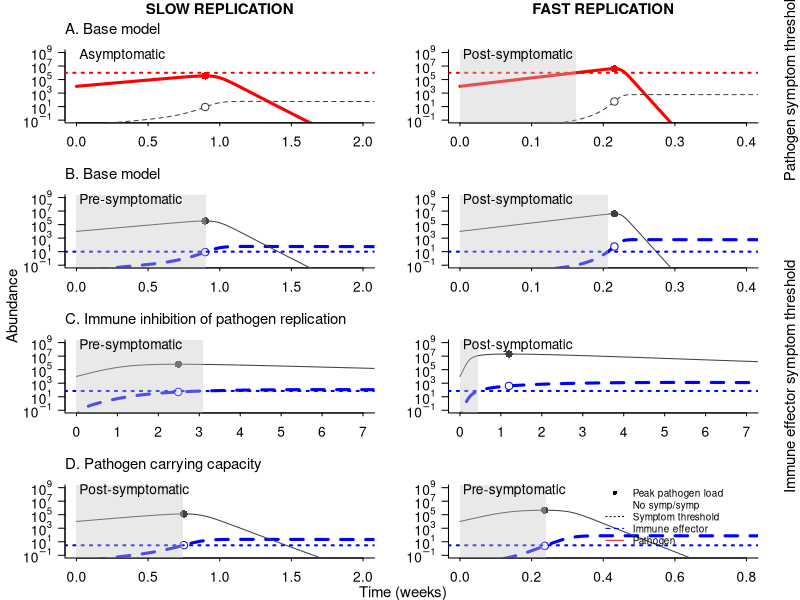
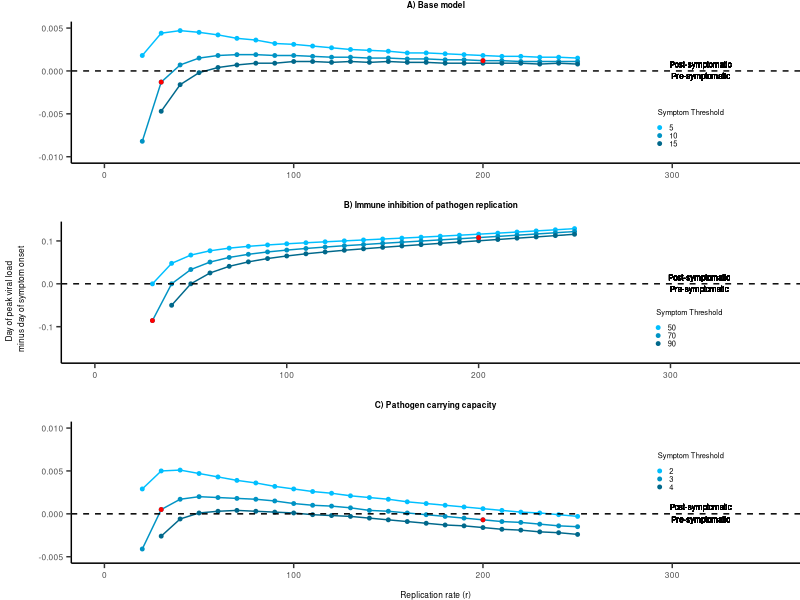
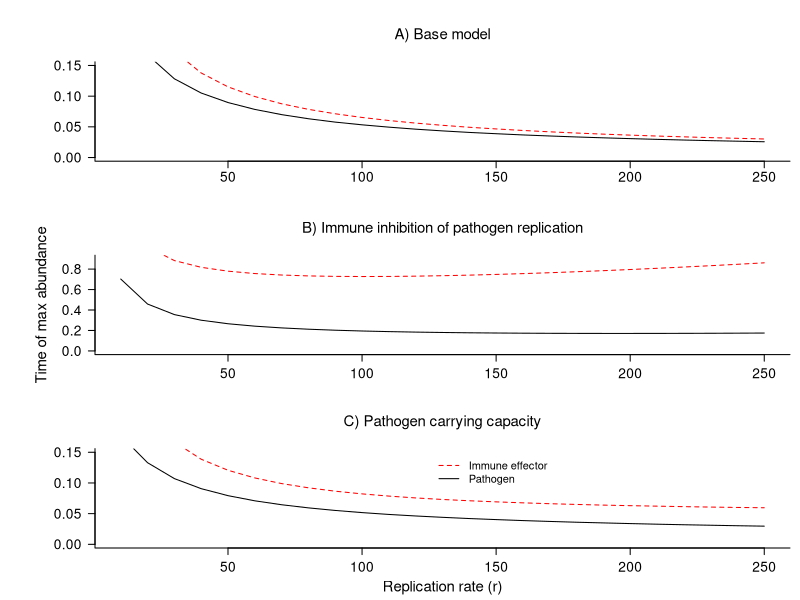
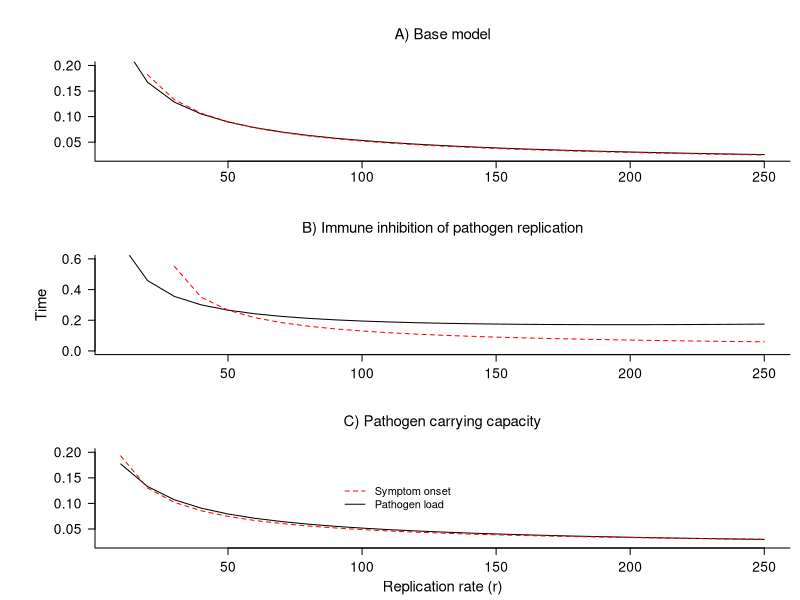

Reproduce these figures in R, in order.
## ---- chunk 1
knitr::opts_chunk$set(echo = TRUE, message = FALSE, warning = FALSE)
## ---- chunk 2
require(deSolve)
require(ggplot2)
require(gridExtra)
require(grid)
## ---- chunk 3
within.host.model <- function(t, x, params) {
  P <- x[1]
  X <- x[2]

  with(
    as.list(params),
    {
      dP <- r*P - k*X*P
      dX <- a - d*X + y*k*X*P
    
      res <- c(dP, dX)
      list(res)
    }
  ) 
}

within.host.model.cap <- function(t, x, params) {
  P <- x[1]
  X <- x[2]

  with(
    as.list(params),
    {
      dP <- r*P*(1 - P/(5*10^5)) - k*X*P
      dX <- a - d*X + y*k*X*P
    
      res <- c(dP, dX)
      list(res)
    }
  ) 
}

sat.imm.model <- function(t, x, params) {
  P <- x[1]
  X <- x[2]
  
  with(
    as.list(params),
    {
      dP <- r*P/(1+b*X) - dp*P
      dX <- alpha - d*X + gx*P*(Xmax - X)/(P+hp)
      
      res <- c(dP, dX)
      list(res)
    }
  ) 
}
## ---- chunk 4
desolve_function <- function(tstep, r, k, model, id) {
  time <- seq(0,2, by=tstep)

  params <- c(y = 1e-4, k = k, r = r, a = 1, d = 0.5)
  
  df <- data.frame(lsoda(c(P=id, X=0), time, model, 
                       params))
  
  if(any(df$P <= 0)){
    clearance <- min(which(df$P <= 0))
    df[clearance:length(time),] <- NA
  }
  
  df <- data.frame(time=time, 
                  pathogen=df$P, 
                  immune=df$X, 
                  r=r)
  
  return(df)
}

desolve_function.satimm <- function(tstep, r, model, id) {
  time <- seq(0,2, by=tstep)

  params <- c(alpha=1, d=1, b=1e-1, dp=5, gx=1e-12, hp=1e6*10, 
              Xmax=(10)*5e14, r=r)
  
  df <- data.frame(lsoda(c(P=id, X=0), time, model, 
                       params))
  
  if(any(df$P <= 0)){
    clearance <- min(which(df$P <= 0))
    df[clearance:length(time),] <- NA
  }
  
  df <- data.frame(time=time, 
                  pathogen=df$P, 
                  immune=df$X, 
                  r=r)
  
  return(df)
}
## ---- chunk 5
peak.pathogenloadtime <- function(df) {
  peak.pl <- max(df$pathogen, na.rm=TRUE)
  return(df[which(df$pathogen==peak.pl),]$time)
}

symptom.onset <- function(df, s.compartment, thresh) {
  symptomatic <- df[which(df[s.compartment] >= thresh),]$time
  if(length(symptomatic) > 0) {
    return(min(symptomatic))
  } else {
    return(NA)
  }
}

delay.calculation <- function(df, symp.thresh) {
  return(peak.pathogenloadtime(df) - symptom.onset(df, 'immune', symp.thresh))
}
## ---- chunk 6
plot.model.simulations <- function(symp.thresh, data, 
                                    cex, label,
                                    xlimlow, xlimhigh, s.compartment) {
  
  col <- ifelse(s.compartment=='pathogen', 'red', 'blue')
  
  time <- data$time
  path.load <- data$pathogen
  immune <- data$immune
  peak.load.time <- peak.pathogenloadtime(data)
  
  if (s.compartment == 'pathogen') {
    plot(time, path.load, col=col, xlab="", ylab="", xlim=c(xlimlow, xlimhigh), log='y',
         ylim=10^c(-1, 9), cex.lab=cex, cex.axis=cex, mgp=c(0, 1, 0), 
         yaxt='n', tck=-0.04, type="l", lwd=3, bty='l')
    lines(time, immune, col=gray(0.25), type="l", lty=2)
    points(peak.load.time, path.load[which(time==peak.load.time,)],
         cex=1.5, pch=16, col=col)
    points(peak.load.time, immune[which(time==peak.load.time,)],
         col=gray(0.25), cex=1.5, pch = 21, bg = "white")
    axis(2, cex.axis=cex, at=10^(seq(-1, 9, by=2)), 
     labels=c(expression(10^-1), 
              expression(10^1),
              expression(10^3),
              expression(10^5),
              expression(10^7),
              expression(10^9)), las=2, mgp=c(0, 1, 0))
  } else {
    plot(time, immune, col=col, xlab="", ylab="", xlim=c(xlimlow, xlimhigh), log='y',
         ylim=10^c(-1, 9), cex.lab=cex, cex.axis=cex, mgp=c(0, 1, 0), 
         yaxt='n', lty = 2, tck = -0.04, type="l", lwd=3, bty='l')
    lines(time, path.load, col=gray(0.25), type="l")
    points(peak.load.time, immune[which(time==peak.load.time,)],
         cex=1.5, pch = 21, col = col, bg = "white")
    points(peak.load.time, path.load[which(time==peak.load.time,)],
         col=gray(0.25), pch=16, cex=1.5)
    axis(2, cex.axis=cex, at=10^(seq(-1, 9, by=2)), 
     labels=c(expression(10^-1), 
              expression(10^1),
              expression(10^3),
              expression(10^5),
              expression(10^7),
              expression(10^9)), las=2, mgp=c(0, 1, 0))
  }
  
  abline(h=symp.thresh, lty=3, col=col, lwd=2)
  
  polygon(x=c(0,
              0,
              symptom.onset(data, 
                            s.compartment,
                            symp.thresh), 
              symptom.onset(data, 
                            s.compartment,
                            symp.thresh)), 
          y=10^c(-5, 10, 10, -5), 
          col=rgb(200, 200, 200, alpha=100,
                  maxColorValue=255),
          border = NA)
  
  text(0.01 * (xlimhigh - xlimlow) + xlimlow, 10^(.95 * (9)) + 10^-1, 
       labels=label, cex=cex, adj=0)
}

data.lowreplication.nocap <- desolve_function(tstep=10^-4, 
                            k=3.5, 
                            r=30,
                            model=within.host.model, 
                            id=10^4)
data.highreplication.nocap <- desolve_function(tstep=10^-4, 
                             k=3.5, 
                             r=200,
                             model=within.host.model, id=10^4) 

data.lowreplication.satimm <- desolve_function.satimm(tstep=10^-4,
                                                            r=30,
                                                            model=sat.imm.model,
                                                            id=10^4)

data.highreplication.satimm <- desolve_function.satimm(tstep=10^-4,
                                                            r=200,
                                                            model=sat.imm.model,
                                                            id=10^4)

data.lowreplication.cap <- desolve_function(tstep=10^-4, 
                            k=7, r=30,
                            model=within.host.model.cap, id=10^4)
data.highreplication.cap <- desolve_function(tstep=10^-4, 
                             k=7, r=200,
                             model=within.host.model.cap, id=10^4) 

# Adjust time display to sensible numbers
data.lowreplication.nocap$time <- data.lowreplication.nocap$time * 7
data.highreplication.nocap$time <- data.highreplication.nocap$time * 7
data.lowreplication.satimm$time <- data.lowreplication.satimm$time * 7
data.highreplication.satimm$time <- data.highreplication.satimm$time * 7
data.lowreplication.cap$time <- data.lowreplication.cap$time * 7
data.highreplication.cap$time <- data.highreplication.cap$time * 7

path.symp.thresh <- 10^6
immune.sympthresh <- 10
immune.pathcap.sympthresh <- 3
satimm.sympthresh <- 70

cex <- 1.25
cex_labels <- 0.9

{
  par(mfrow=c(4, 2), oma=c(0, 2.5, 1.5, 0), mai=c(0.42, 0.32, 0.3, 0.42))
    
  plot.model.simulations(symp.thresh = path.symp.thresh,
                         data = data.lowreplication.nocap, 
                         cex = cex, 
                         label = "Asymptomatic", 
                         xlimlow = 0, xlimhigh = 2, 
                         s.compartment = 'pathogen')
  
  mtext(text="SLOW REPLICATION", font=2, side=3, line=2.5, cex=cex_labels)
  
  mtext(text="A. Base model", side=3, line=1, 
        cex=cex_labels, adj=0)
  
  plot.model.simulations(symp.thresh = path.symp.thresh, 
                         data = data.highreplication.nocap, 
                         cex = cex, 
                         label = "Post-symptomatic", 
                         xlimlow = 0, xlimhigh = 0.4, 
                         s.compartment = 'pathogen')
  
  mtext('Pathogen symptom threshold', side=4, line=2, cex=0.9)
  
  mtext(text="FAST REPLICATION", font=2, side=3, line=2.5, cex=cex_labels)
  
  plot.model.simulations(symp.thresh = immune.sympthresh, 
                         data = data.lowreplication.nocap, 
                         cex = cex, 
                         label = "Pre-symptomatic", 
                         xlimlow = 0, xlimhigh = 2, 
                         s.compartment = 'immune')
  
  mtext("Abundance", side=2, line=1, outer=TRUE, adj = 0.5075, cex=0.9)
  
  mtext(text="B. Base model", 
        side=3, line=1, cex=cex_labels, adj=0)
  
  plot.model.simulations(symp.thresh = immune.sympthresh, 
                         data = data.highreplication.nocap, 
                         cex = cex, 
                         label = "Post-symptomatic", 
                         xlimlow = 0, xlimhigh = 0.4, 
                         s.compartment = 'immune')
  
  plot.model.simulations(symp.thresh = satimm.sympthresh,
                         data = data.lowreplication.satimm, 
                         cex = cex, 
                         label = "Pre-symptomatic", 
                         xlimlow = 0, xlimhigh = 7, 
                         s.compartment = 'immune')
  
  mtext(text="C. Immune inhibition of pathogen replication", 
        side=3, line=1, cex=cex_labels, adj=0)
  
  plot.model.simulations(symp.thresh = satimm.sympthresh, 
                         data = data.highreplication.satimm, 
                         cex = cex, 
                         label = "Post-symptomatic", 
                         xlimlow = 0, xlimhigh = 7, 
                         s.compartment = 'immune')
  
  mtext('Immune effector symptom threshold', side=4, line=2, cex=0.9)
  
  plot.model.simulations(symp.thresh = immune.pathcap.sympthresh, 
                         data = data.lowreplication.cap, 
                         cex = cex, 
                         label = "Post-symptomatic",
                         xlimlow = 0, xlimhigh = 2, 
                         s.compartment = 'immune')
  
  mtext(text="D. Pathogen carrying capacity", 
        side=3, line=1, cex=cex_labels, adj=0)
  
  plot.model.simulations(symp.thresh = immune.pathcap.sympthresh, 
                         data = data.highreplication.cap, 
                         cex = cex, 
                         label = "Pre-symptomatic", 
                         xlimlow = 0, xlimhigh = 0.8, 
                         s.compartment = 'immune')
  
  legend(0.4, 10^10, legend=c('Peak pathogen load', 
                             'No symp/symp',
                             'Symptom threshold',
                             'Immune effector', 
                             'Pathogen'
                           ), 
         lty=c(NA, NA, 3, 2, 1), pch=c(16, NA, NA, NA, NA), bty="n",
         xpd=TRUE, cex=0.9, col=c('black', NA, 'black', 'blue', 'red'))
  
  mtext("Time (weeks)", side=1, line=-1, outer=TRUE, adj=0.48, cex=0.9)
}
## ---- chunk 7
get.delays.df <- function(data, param.vals, symp.thresh) {
  
  delays.df <- do.call(rbind, lapply(param.vals, function(x) 
    data.frame(r=x,
               delay.symponset.peakload=
                 delay.calculation(data[data$r==x,], symp.thresh),
               symp.thresh=symp.thresh))) 
  
  return(delays.df)
}

get.peak.imm <- function(data) {
  
  peak <- peak.pathogenloadtime(data)
  
  imm.at.peak <- data[data$time==peak,]$immune
  
  return(imm.at.peak)
  
}

get.peak.imm.df <- function(data, param.vals) {
  
  peaks <- do.call(rbind, lapply(param.vals, function(x) 
    data.frame(r=x,
               imm.at.peak=get.peak.imm(data[data$r==x,])))) 
  
  return(peaks)
  
}

r_vals <- seq(10, 250, by=10)

varyingr.nocap <- data.frame(k=3.5, r=r_vals, dose=10^4)

varyingr.nocap <- do.call(rbind, mapply(desolve_function, 
                                  tstep=10^-4, 
                                  r=varyingr.nocap$r,
                                  k=varyingr.nocap$k,
                                  id=varyingr.nocap$dose,                                  
                                  MoreArgs=list(model=within.host.model),
                                  SIMPLIFY = FALSE))

varyingr.satimm <- data.frame(r=r_vals, dose=10^4)
varyingr.satimm <- do.call(rbind, mapply(desolve_function.satimm, 
                                  tstep=10^-4, 
                                  r=varyingr.satimm$r, 
                                  id=varyingr.satimm$dose,                                  
                                  MoreArgs=list(model=sat.imm.model),
                                  SIMPLIFY = FALSE))

varyingr.cap <- data.frame(k= 7, r=r_vals, dose=10^4)

varyingr.cap <- do.call(rbind, mapply(desolve_function, 
                                  tstep=10^-4, 
                                  r=varyingr.cap$r,
                                  k=varyingr.cap$k,
                                  id=varyingr.cap$dose,                                  
                                  MoreArgs=list(model=within.host.model.cap),
                                  SIMPLIFY = FALSE))

delays.byr.lowsympthresh.nocap <- get.delays.df(data=varyingr.nocap, 
                                          param.vals=r_vals,
                                          symp.thresh=5)

delays.byr.medsympthresh.nocap <- get.delays.df(data=varyingr.nocap, 
                                          param.vals=r_vals,
                                          symp.thresh=10)

delays.byr.highsympthresh.nocap <- get.delays.df(data=varyingr.nocap, 
                                          param.vals=r_vals,
                                          symp.thresh=15)

delays.byr.lowsympthresh.satimm <- get.delays.df(data=varyingr.satimm, 
                                          param.vals=r_vals,
                                          symp.thresh=50)

delays.byr.medsympthresh.satimm <- get.delays.df(data=varyingr.satimm, 
                                          param.vals=r_vals,
                                          symp.thresh=70)

delays.byr.highsympthresh.satimm <- get.delays.df(data=varyingr.satimm, 
                                          param.vals=r_vals,
                                          symp.thresh=90)

delays.byr.lowsympthresh.cap <- get.delays.df(data=varyingr.cap, 
                                          param.vals=r_vals,
                                          symp.thresh=2)

delays.byr.medsympthresh.cap <- get.delays.df(data=varyingr.cap, 
                                          param.vals=r_vals,
                                          symp.thresh=3)

delays.byr.highsympthresh.cap <- get.delays.df(data=varyingr.cap, 
                                          param.vals=r_vals,
                                          symp.thresh=4)

immpeak.byr.base <- get.peak.imm.df(data=varyingr.nocap, 
                                                  r_vals)

plot.varyingr <- function(delaysbyr1, delaysbyr2, delaysbyr3, 
                          highlighted_points, size, ylow, yhigh,
                          xlow, xhigh, legendposx, legendposy) {
  
  return(ggplot(delaysbyr1, aes(x=r, y=delay.symponset.peakload, 
                         color = as.character(symp.thresh))) + theme_classic() +
    theme(
          plot.title = element_text(hjust = 0.5, vjust = 3, size=size,
                                    face="bold"), 
          plot.margin = unit(c(0.05, 0, 0, -0.05),"in"),
          axis.title.y = element_text(margin = margin(r=4), size=size),
          axis.title.x = element_text(margin = margin(t=8), size=size),
          axis.text.x = element_text(size=size, margin = margin(t=2)),
          axis.text.y = element_text(size=size, margin = margin(r=2)),
          axis.ticks.length=unit(0.05, "in"),
          legend.key.size = unit(0.001, "in"),
          legend.text = element_text(size=size * .9),
          legend.title = element_text(size=size * .9),
          legend.position = c(legendposx, legendposy)) +
      ylim(ylow, yhigh) + 
    xlim(xlow, xhigh) +
  geom_point(size=1) + 
    geom_line() + geom_point(data=delaysbyr2, size=1) + 
    geom_line(data=delaysbyr2) + geom_point(data=delaysbyr3, size=1) +
    geom_line(data=delaysbyr3) +
  geom_hline(yintercept=0, linetype="dashed", color="black") +
    geom_point(data=highlighted_points, aes(x=r, y=delay.symponset.peakload), color="red", size=1)) 
}

cols <- colorRampPalette(c("deepskyblue", "deepskyblue4"))(3)

{plot.varyingr.nocap <- plot.varyingr(delays.byr.lowsympthresh.nocap, 
              delays.byr.medsympthresh.nocap, 
              delays.byr.highsympthresh.nocap, 
              highlighted_points=delays.byr.medsympthresh.nocap
              [delays.byr.medsympthresh.nocap$r==30 | 
                  delays.byr.medsympthresh.nocap$r==200,],
              size=6, 
              ylow=-.01, 
              yhigh=.005, 
              xlow=0, 
              xhigh=350,
              legendposx=0.85,
              legendposy=0.25) + 
  ggtitle("A) Base model") + 
  xlab("") +
  ylab("") +
  geom_text(aes(x=315, y=-0.0006, label = "Pre-symptomatic"),
                color="black", size=2) +
  geom_text(aes(x=315, y=0.00075, label = "Post-symptomatic"),
                color="black", size=2) +
  scale_color_manual(name="Symptom Threshold", values = c("5"= cols[1], 
                                                          "10"= cols[2], 
                                                          "15"= cols[3]),
                     limits=c("5", "10", "15"))
  
plot.varyingr.satimm <- plot.varyingr(delays.byr.lowsympthresh.satimm, 
              delays.byr.medsympthresh.satimm, 
              delays.byr.highsympthresh.satimm, 
              highlighted_points=delays.byr.medsympthresh.satimm
              [delays.byr.medsympthresh.satimm$r==30 | 
                  delays.byr.medsympthresh.satimm$r==200,],
              size=6,
              ylow=-.17, 
              yhigh=0.13, 
              xlow=0, 
              xhigh=350,
              legendposx=0.85,
              legendposy=0.25) + 
  ggtitle("B) Immune inhibition of pathogen replication") + 
  xlab("") +
  ylab("") +
  geom_text(aes(x=315, y=-0.012, label = "Pre-symptomatic"),
                color="black", size=2) +
  geom_text(aes(x=315, y=0.015, label = "Post-symptomatic"),
                color="black", size=2) +
  scale_color_manual(name="Symptom Threshold", values = c("50"= cols[1], 
                                                          "70"= cols[2], 
                                                          "90"= cols[3]),
                     limits=c("50", "70", "90"))  

plot.varyingr.cap <- plot.varyingr(delays.byr.lowsympthresh.cap,
              delays.byr.medsympthresh.cap, 
              delays.byr.highsympthresh.cap, 
              highlighted_points=delays.byr.medsympthresh.cap
              [delays.byr.medsympthresh.cap$r==30 | 
                  delays.byr.medsympthresh.cap$r==200,],
              size=6, 
              ylow=-.005, 
              yhigh=.01, 
              xlow=0, 
              xhigh=350,
              legendposx=0.85,
              legendposy=0.65) + 
  ggtitle("C) Pathogen carrying capacity") +
  xlab("Replication rate (r)") +
  ylab("") +
  geom_text(aes(x=315, y=-0.00065, label = "Pre-symptomatic"),
                color="black", size=2) +
  geom_text(aes(x=315, y=0.0008, label = "Post-symptomatic"),
                color="black", size=2) + 
  scale_color_manual(name="Symptom Threshold", values = c("2"= cols[1], 
                                                          "3"= cols[2], 
                                                          "4"= cols[3]))

  grid.arrange(plot.varyingr.nocap, plot.varyingr.satimm, plot.varyingr.cap,
               nrow=3, 
               left=textGrob("Day of peak viral load \n minus day of symptom onset",
               gp=gpar(fontsize = 6),
               rot=90))
}
## ---- chunk 8
peak.immunetime <- function(df) {
  peak.immune <- max(df$immune, na.rm=TRUE)
  return(df[which(df$immune==peak.immune),]$time)
}

get.peaktimes.df <- function(data, symp.thresh) {
  
  peaktimes.df <- do.call(rbind, lapply(r_vals, function(x) 
    data.frame(r=x,
               pathogen.peaktime=peak.pathogenloadtime(data[data$r==x,]),
               immune.peaktime=peak.immunetime(data[data$r==x,]),
               symp.onset=symptom.onset(data[data$r==x,], 'immune', symp.thresh)))) 
  
  return(peaktimes.df)
}

peaktimes.cap <- get.peaktimes.df(varyingr.cap, 2)
peaktimes.nocap <- get.peaktimes.df(varyingr.nocap, 15)
peaktimes.satimm <- get.peaktimes.df(varyingr.satimm, 90)
cex <- 1.25
cex.mtext <- 0.9

{
  par(mfrow=c(3, 1), mai=c(0.52, 0.62, 0.42, 0.1))
  
  plot(pathogen.peaktime ~ r, data=peaktimes.nocap, ylim=c(0, 0.15), type="l",
       xlab="", ylab="", yaxt="n", bty="l", 
       mgp=c(2.25, 0.75, 0), cex.axis=cex)
  axis(2, las=2, cex.axis=cex)
  lines(immune.peaktime ~ r, data=peaktimes.nocap, col="red", lty=2)
  
  mtext("A) Base model", side=3, line=1.5, cex=cex.mtext)
  
  plot(pathogen.peaktime ~ r, data=peaktimes.satimm, ylim=c(0, 0.9), type="l",
       xlab="", ylab="", yaxt="n", bty="l", cex.axis=cex)
  axis(2, las=2, cex.axis=cex)
  lines(immune.peaktime ~ r, data=peaktimes.satimm, col="red", lty=2)
  mtext("Time of max abundance", 2, line=3.5, cex=cex.mtext)
  
  mtext("B) Immune inhibition of pathogen replication", side=3, line=1.5, cex=cex.mtext)
  
  plot(pathogen.peaktime ~ r, data=peaktimes.cap, ylim=c(0, 0.15), type="l",
       xlab="", ylab="", yaxt="n", bty="l", cex.axis=cex)
  axis(2, las=2, cex.axis=cex)
  lines(immune.peaktime ~ r, data=peaktimes.cap, col="red", lty=2)
  
  mtext("C) Pathogen carrying capacity", side=3, line=1.5, cex=cex.mtext)
  
  legend(125, 0.15, legend=c('Immune effector',
                             'Pathogen'), 
         lty=c(2, 1), col=c("red", "black"), bty="n")
  
  mtext("Replication rate (r)", side=1, line=2.5, cex=cex.mtext)
}
## ---- chunk 9
{
  par(mfrow=c(3, 1), mai=c(0.52, 0.62, 0.42, 0.1))
  
  plot(pathogen.peaktime ~ r, data=peaktimes.nocap, ylim=c(0.02, 0.2), type="l",
       xlab="", ylab="", yaxt="n", bty="l", 
       mgp=c(2.25, 0.75, 0), cex.axis=cex)
  axis(2, las=2, cex.axis=cex)
  lines(symp.onset ~ r, data=peaktimes.nocap, col="red", lty=2)
  
  mtext("A) Base model", side=3, line=1.5, cex=cex.mtext)
  
  plot(pathogen.peaktime ~ r, data=peaktimes.satimm, ylim=c(0, 0.6), type="l",
       xlab="", ylab="", yaxt="n", bty="l", cex.axis=cex)
  axis(2, las=2, cex.axis=cex, at=seq(0, 0.6, length=4))
  lines(symp.onset ~ r, data=peaktimes.satimm, col="red", lty=2)
  mtext("Time", 2, line=3.5, cex=cex.mtext)
  
  mtext("B) Immune inhibition of pathogen replication", side=3, line=1.5, cex=cex.mtext)
  
  plot(pathogen.peaktime ~ r, data=peaktimes.cap, ylim=c(0.02, 0.2), type="l",
       xlab="", ylab="", yaxt="n", bty="l", cex.axis=cex)
  axis(2, las=2, cex.axis=cex)
  lines(symp.onset ~ r, data=peaktimes.cap, col="red", lty=2)
  
  mtext("C) Pathogen carrying capacity", side=3, line=1.5, cex=cex.mtext)
  
  legend(90, 0.15, legend=c('Symptom onset',
                             'Pathogen load'), 
         lty=c(2, 1), col=c("red", "black"), bty="n")
  
  mtext("Replication rate (r)", side=1, line=2.5, cex=cex.mtext)
}
